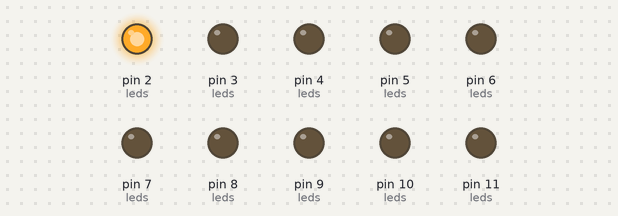
Bench run of a sketch on a simulated Arduino Uno, built with avr-gcc and run on an emulated ATmega328P. Shown: output pins drawn as LEDs (lit = HIGH).

Above: at 0.02 s.
At 0.37 s:
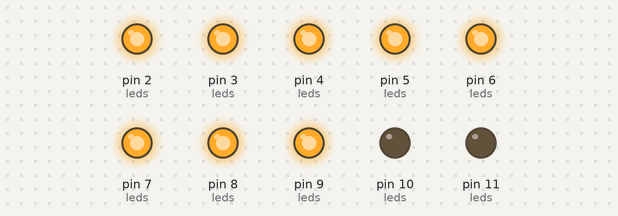
At 0.7 s:
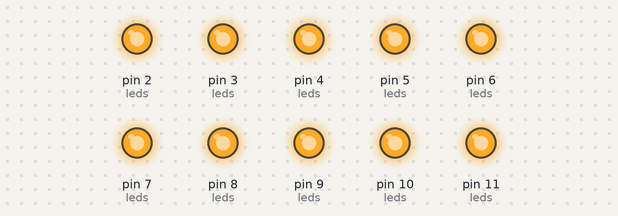
At 1.42 s:
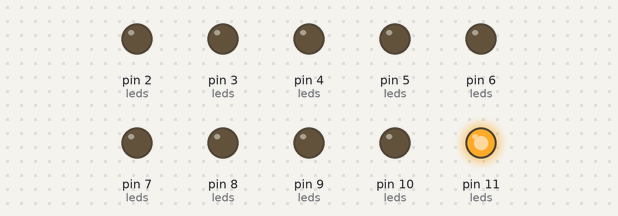
At 2.17 s:
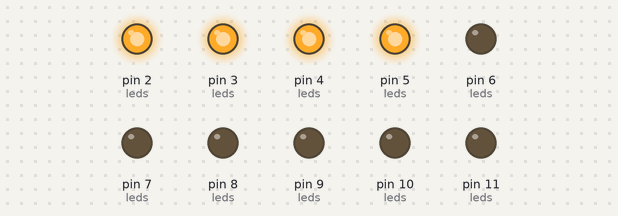
At 3.7 s:
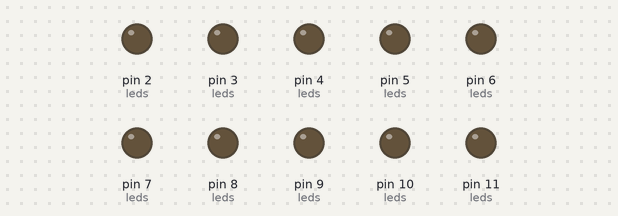
Timing chart, 0 to 4.6 s (numbered marks = the images above):
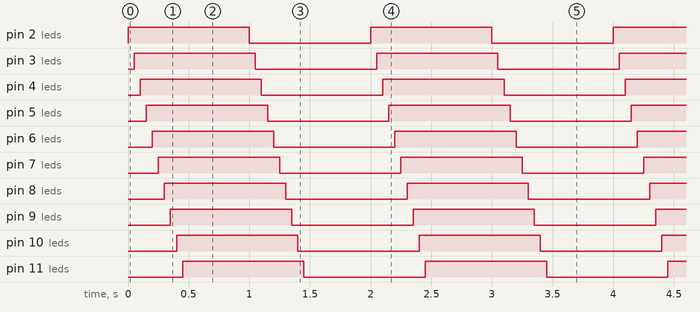

The sketch:

led-array.ino
```cpp
// Program to blink an array of leds
//
// Blinks/toggles an array of LEDs ON and OFF


// Total number of LEDs
#define NUM_LEDS 10

// Assign led aliases
#define led1   2
#define led2   3
#define led3   4
#define led4   5
#define led5   6
#define led6   7
#define led7   8
#define led8   9
#define led9  10
#define led10 11

// Define LED array
uint8_t leds[NUM_LEDS] = {
  led1,
  led2,
  led3,
  led4,
  led5,
  led6,
  led7,
  led8,
  led9,
  led10
};

void setup() {
  // Configure ALL led pins to be a digital OUTPUT
  for(uint8_t i = 0; i < NUM_LEDS; i++) {
    pinMode(leds[i],OUTPUT);
  }
}

void loop() {
  // Write all LEDs HIGH/ON
  for(uint8_t i = 0; i < NUM_LEDS; i++) {
    digitalWrite(leds[i],HIGH);

    delay(50);
  }

  delay(500);

  // Write all LEDs LOW/OFF
  for(uint8_t i = 0; i < NUM_LEDS; i++) {
    digitalWrite(leds[i],LOW);

    delay(50);
  }

  delay(500);
}
```

Measured:
- by itself, pin 2 (leds), pin 3 (leds), pin 4 (leds), pin 5 (leds), pin 6 (leds), pin 7 (leds), pin 8 (leds), pin 9 (leds), pin 10 (leds), pin 11 (leds): alternates HIGH for 1.0 s and LOW for 1.0 s
- by itself, everything shown: repeats every 2.0 s, in 20 steps
